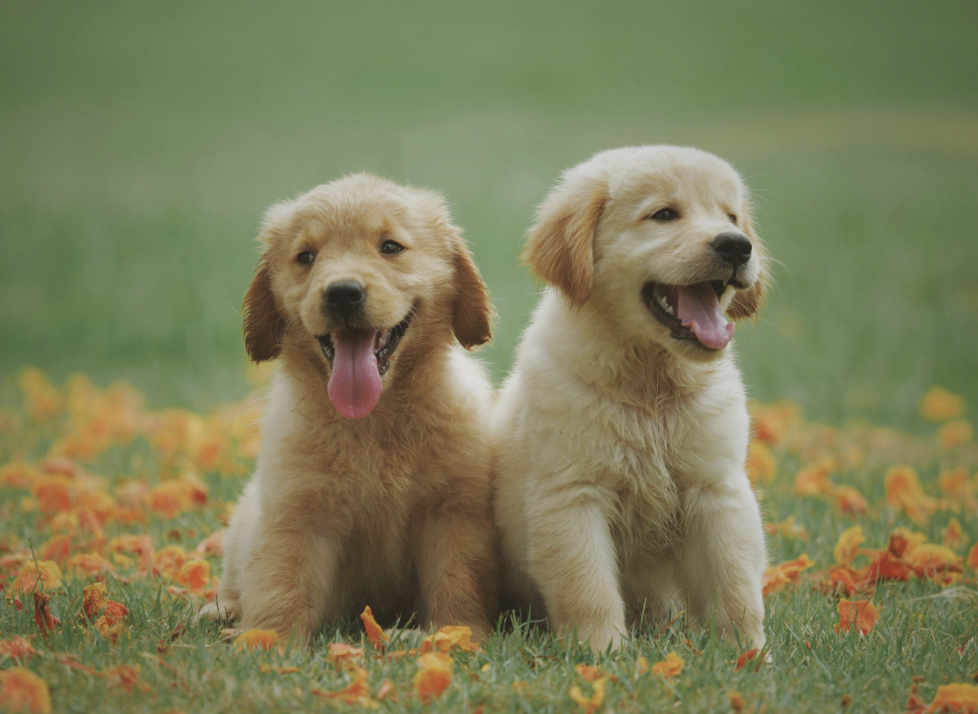
#> input picture 02_basic/data/dog1.png, 978 x 714 px
$ python 1120_Crop_Resize_Images.py
#> lines starting #> are read from the running program, lines starting #| are printed output that depends on the picture
import cv2

path = "data/dog1.png"
img  = cv2.imread(path)
#> img is the input picture: shape (714, 978, 3); mean B, G, R 88.4, 125.5, 125.1
print(img.shape)
#| (714, 978, 3)

width, height = 650 , 800
imgResize = cv2.resize(img,(width,height))
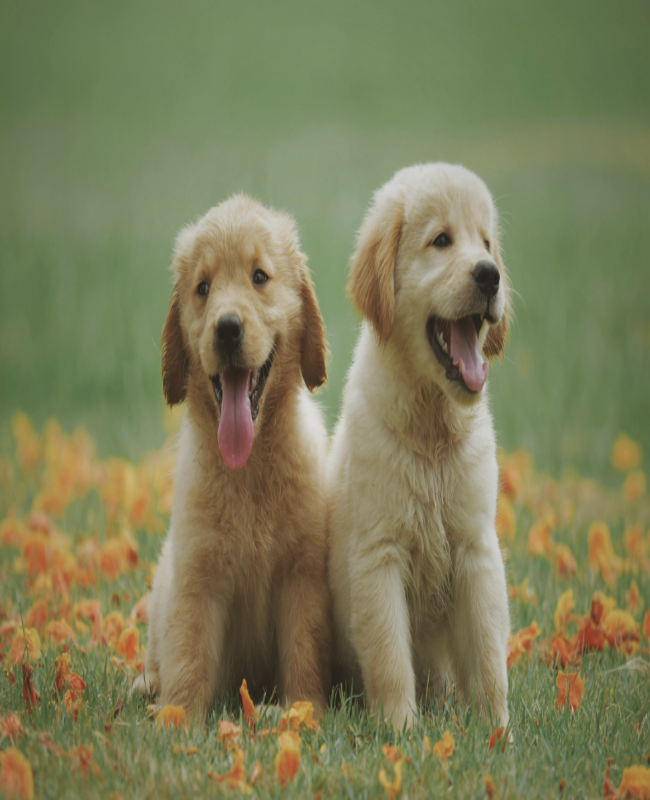
#> imgResize: shape (800, 650, 3); mean B, G, R 88.3, 125.4, 125
print(imgResize.shape)
#| (800, 650, 3)

imgCropped = img[120:650, 150:800]  # img[ y: y + h, x: x + w ]
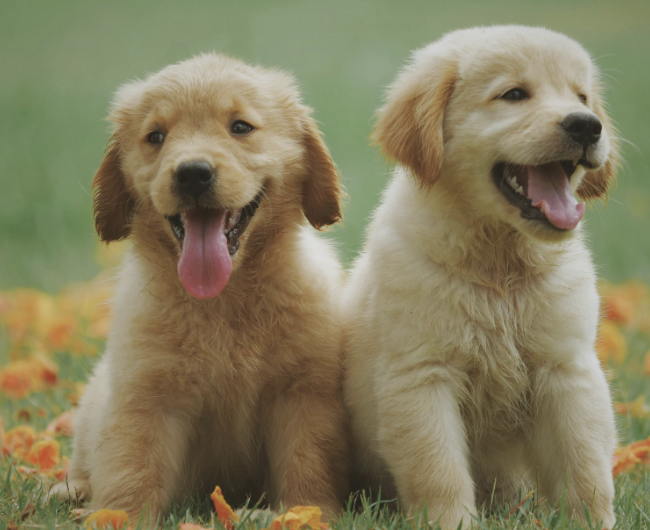
#> imgCropped: shape (530, 650, 3); mean B, G, R 94.2, 125.8, 132.7
imCropResize  = cv2.resize(imgCropped,(img.shape[1],img.shape[0]))
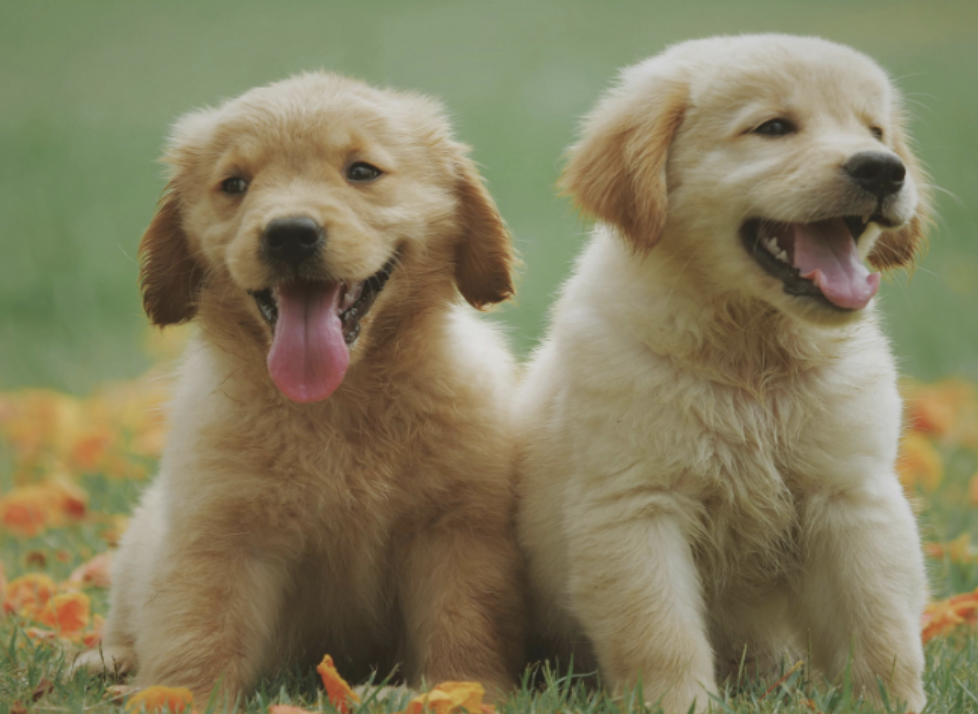
#> imCropResize: shape (714, 978, 3); mean B, G, R 94.1, 125.7, 132.5

cv2.imshow("original",img)
cv2.imshow("Resized",imgResize)
cv2.imshow("Cropped",imgCropped)
cv2.imshow("Cropped_Resized",imCropResize)

cv2.moveWindow('Resized', 200,200)
cv2.moveWindow('Cropped', 400,400)
cv2.moveWindow('Cropped_Resized', 600,600)

cv2.waitKey(0)

$ run again, with 02_basic/data/dog2.png copied over 02_basic/data/dog1.png
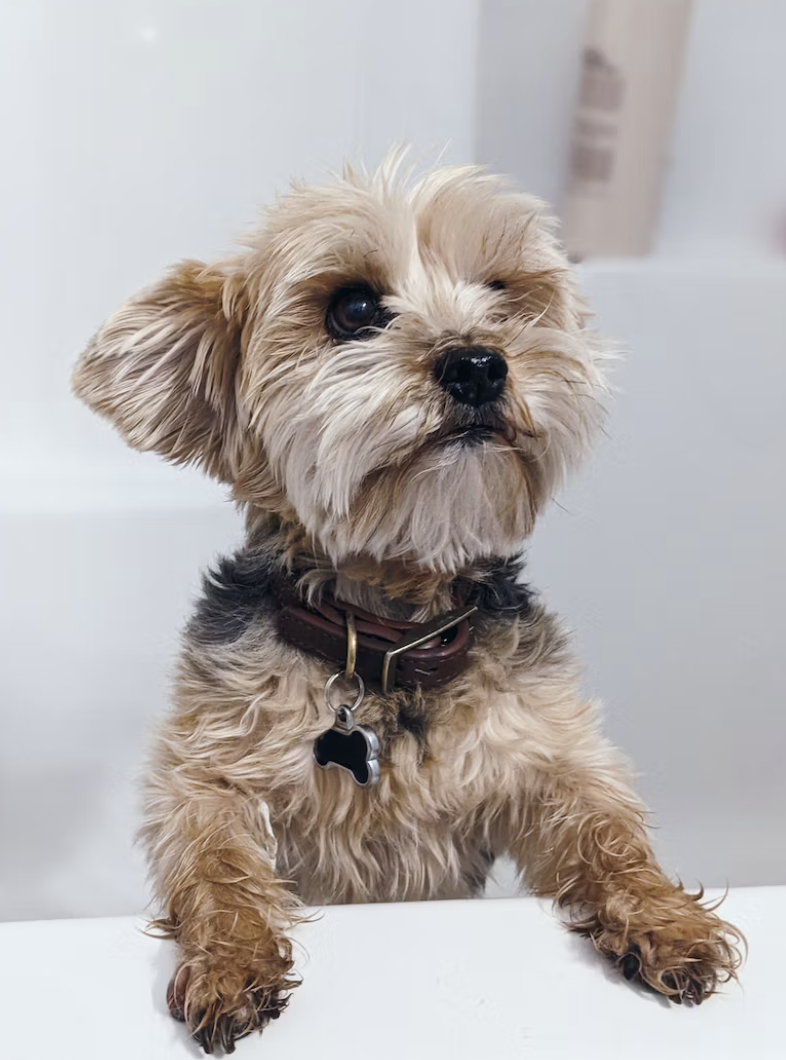
#> input picture 02_basic/data/dog2.png, 786 x 1060 px
#> img is the input picture: shape (1060, 786, 3); mean B, G, R 172.5, 174.3, 179.4
#| (1060, 786, 3)
#| (800, 650, 3)
#> `imgCropped = img[120:650, 150:800]`:
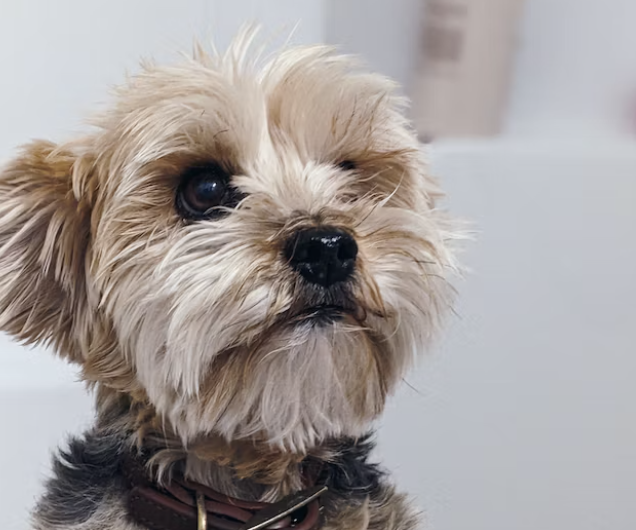
#> imgCropped: shape (530, 636, 3); mean B, G, R 156.2, 157.8, 164.1
#> `imCropResize  = cv2.resize(imgCropped,(img.shape[1],img.shape[0]))`:
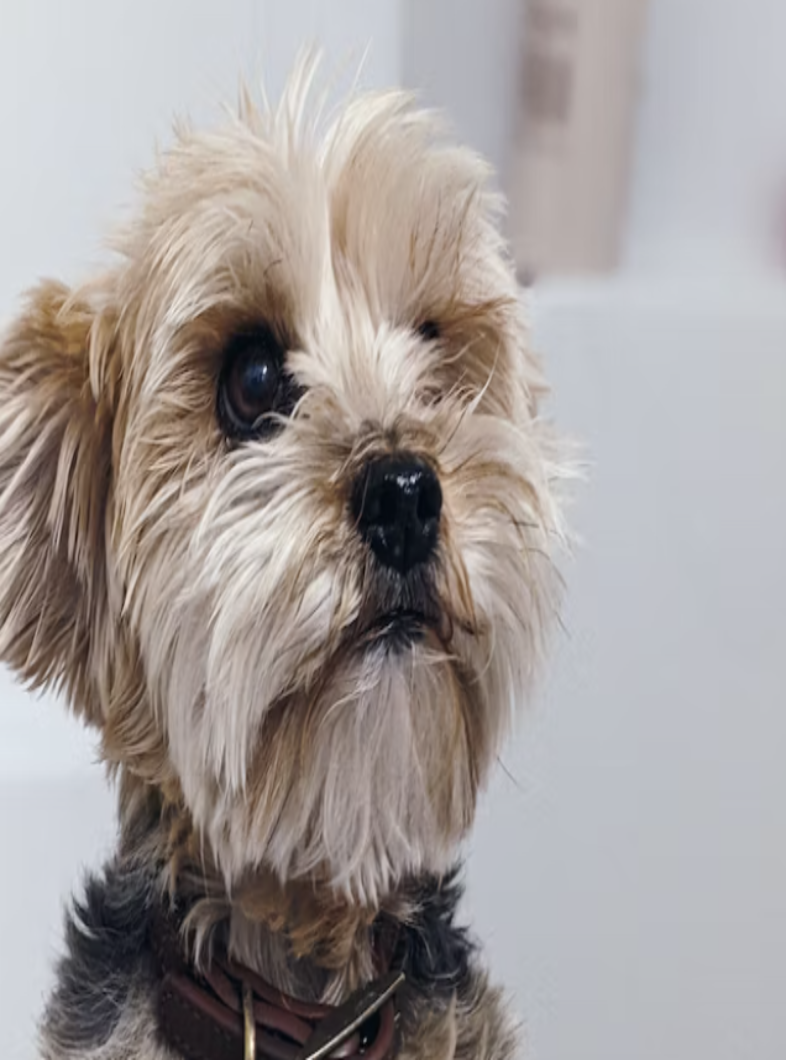
#> imCropResize: shape (1060, 786, 3); mean B, G, R 156.1, 157.7, 164
